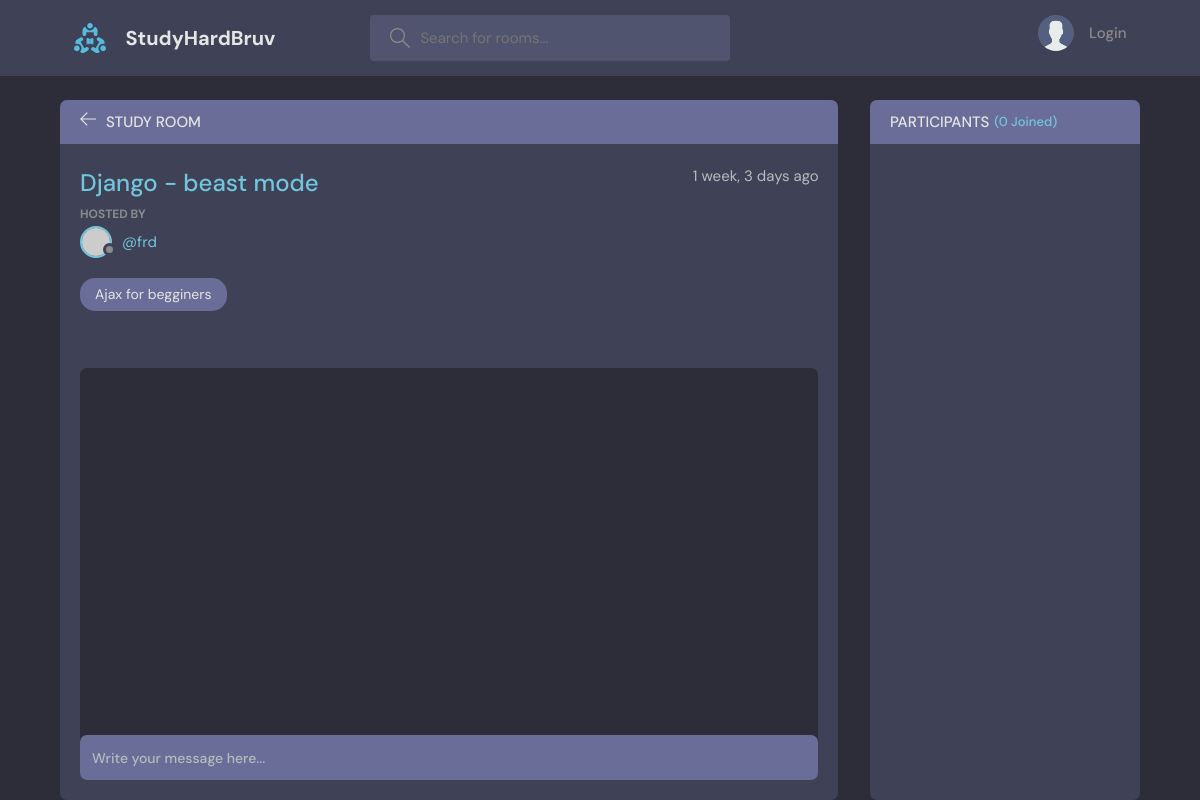
The page /room/11/ on the database as committed earlier.
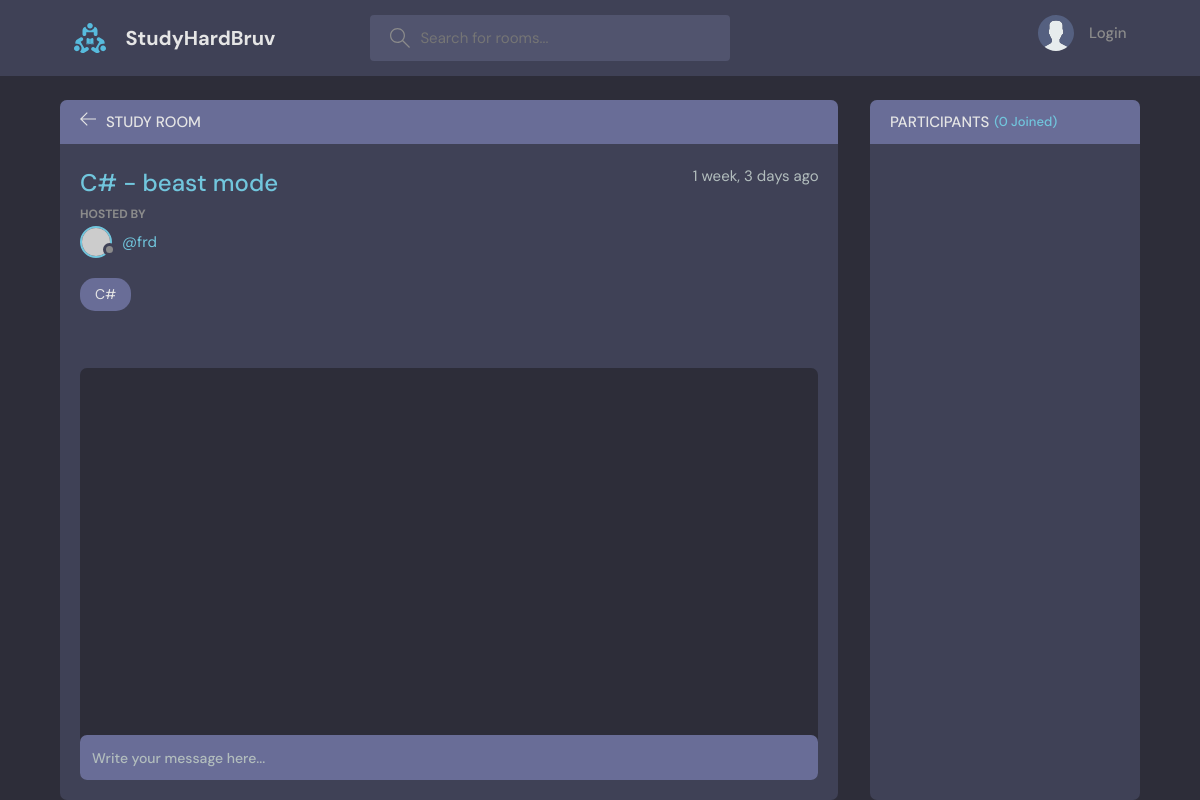
The same page on the database as committed later.
### base/models.py (models this page shows, shortened)
class Room(models.Model):
  host = models.ForeignKey(User, on_delete=models.SET_NULL, null=True)
  topic = models.ForeignKey(Topic, on_delete=models.SET_NULL, null=True)
  name = models.CharField(max_length=200)
  description = models.TextField(null=True, blank=True)
  participants = models.ManyToManyField(User, related_name='parcipants', blank=True)
  updated = models.DateTimeField(auto_now=True)
  created = models.DateTimeField(auto_now_add=True)
  class Meta:
    ordering = ['-updated', '-created']

class Topic(models.Model):
  name = models.CharField(max_length=200)
  slug = models.SlugField(unique=True, blank=True)

### base/views.py (the view, shortened to what this page needs)
# urls.py: path('room/<int:pk>/', views.room, name='room'),
def room(request, pk):
  room = Room.objects.get(id=pk)
  room_messages = room.message_set.all()
  participants = room.participants.all()
  context = {'room': room, 'room_messages': room_messages, 'participants': participants}
  return render(request, 'base/room.html', context)

### base/templates/base/room.html (shortened to what this page needs)
{% extends 'main.html' %}
{% block content %}
    <main class="profile-page layout layout--2">
      <div class="container">
        <div class="room">
          <div class="room__top">
            <div class="room__topLeft">
              <a href="{{request.META.HTTP_REFERER|default:'Home'}}">
                <svg version="1.1" xmlns="http://www.w3.org/2000/svg" width="32" height="32" viewBox="0 0 32 32">
                  <title>arrow-left</title>
                  <path
                    d="M13.723 2.286l-13.723 13.714 13.719 13.714 1.616-1.611-10.96-10.96h27.625v-2.286h-27.625l10.965-10.965-1.616-1.607z"
                  ></path>
                </svg>
              </a>
              <h3>Study Room</h3>
            </div>
          </div>
          <div class="room__box scroll">
            <div class="room__header scroll">
              <div class="room__info">
                <h3>{{room.name}}</h3>
                <span>{{room.created|timesince}} ago</span>
              </div>
              <div class="room__hosted">
                <p>Hosted By</p>
                <a href="{% url 'user-profile' room.host.id %}" class="room__author">
                  <div class="avatar avatar--small">
                    <img src="https://randomuser.me/api/portraits/men/37.jpg" />
                  </div>
                  <span>@{{room.host.username}}</span>
                </a>
              </div>
              <span class="room__topics">{{room.topic.name}}</span>
            </div>
            <div class="room__conversation">
              <div class="threads scroll">
              </div>
            </div>
          </div>
          <div class="room__message">
            <form action="" method="POST">
              <input name="body" placeholder="Write your message here..." />
            </form>
          </div>
        </div>
        <div class="participants">
          <h3 class="participants__top">Participants <span>({{participants.count}} Joined)</span></h3>
          <div class="participants__list scroll">
          </div>
        </div>
      </div>
    </main>
{% endblock %}

Rows that differ between the two databases and show on the page:
changed Room "frd": name "Django - beast mode" → "C# - beast mode"; topic.name "Ajax for begginers" → "C#"
